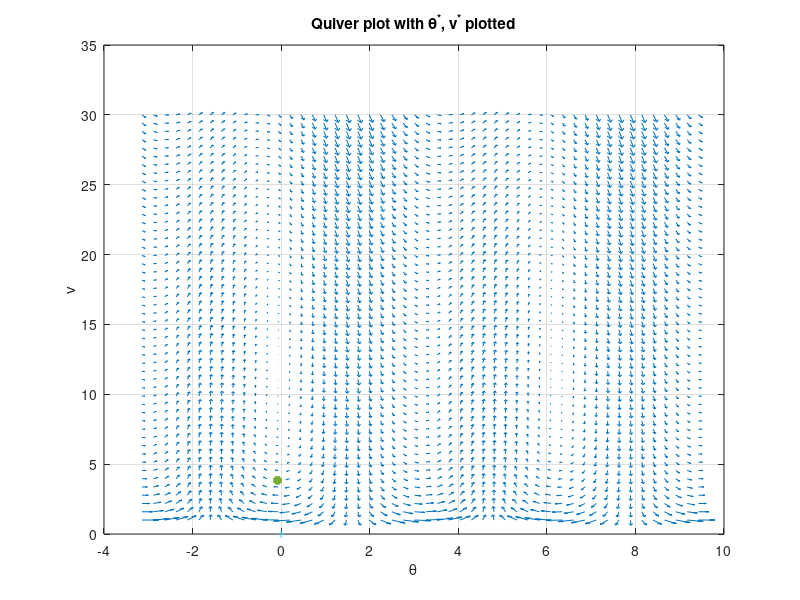

This figure's MATLAB source:
% aerodonetics_part6.m
% Author: Lenny Martinez
% Using this to work on part 6

close all; clear all;

%% Defining Constants and parameters
rho = 1.22; %[kg m^-3]
g = 9.81; %[m s^-2]
m = 0.65; %[kg]
S = 0.06; %[m^2]; Wing Area
C_D = 0.10; %drag coefficient
C_L = 1.20; %lift coefficient

R_D = (rho*C_D*S)/(2*m); %Drag Constant; [m^-1]
R_L = (rho*C_L*S)/(2*m); %Lift Constant; [m^-1]

%% Quiver and Meshgrid
v = linspace(1,30,50);
theta = linspace(-pi,3*pi,50);
[X,Y] = meshgrid(v,theta);
dv = -g*sin(Y) - R_D*(X.^2);
dtheta = R_L.*X - (g*cos(Y))./X;


%% Part 6
th0 = atan(-R_D/R_L);
v0 = sqrt(cos(th0)/R_L);
f0 = [-g*sin(th0) - R_D*(v0^2); R_L*v0 - (g*cos(th0))/v0];
dt = .01;
rfe(1,:) = [v0,th0,0,0.75];
% Start iterative loop
for n = 1:100
    %calculate rhs for each variable
    vlin = f0(1) -g*cos(th0)*rfe(n,2) -2*R_D*v0*rfe(n,1);
    thlin = f0(2) + ((g*sin(th0))/v0)*rfe(n,2) + (R_L +g*(cos(th0)/(v0^2)))*rfe(n,1);
    ftheta = R_L*rfe(n,1) - (g*cos(rfe(n,2)))/rfe(n,1);
    fx = rfe(n,1)*cos(rfe(n,2));
    fy = rfe(n,1)*sin(rfe(n,2));
    
    % Update using Forward Euler
    rfe(n+1,1) = rfe(n,1) + dt*vlin;
    rfe(n+1,2) = rfe(n,2) + dt*thlin;
    rfe(n+1,3) = rfe(n,3) + dt*fx;
    rfe(n+1,4) = rfe(n,4) + dt*fy;

    if rfe(n,4) < 0,
        break
    end       
end

quiver(Y,X,dtheta,dv), hold on; grid on;
plot(th0,v0,'*','LineWidth', 3);
plot(0,0,'+')
xlabel('\theta')
ylabel('v')
title('Quiver plot with \theta^*, v^* plotted')
